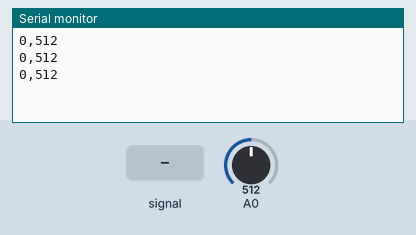
Bench run of a sketch on a simulated Arduino Uno, built with avr-gcc and run on an emulated ATmega328P. Parts: the last lines printed to the serial monitor. The inputs (shaded band) are chosen by the test bench; at power-on: A0 = 512.

Above: at 1.2 s.
1.3 s: A0 fed a 200 Hz sine of ±81 counts around its level
At 2.1 s:
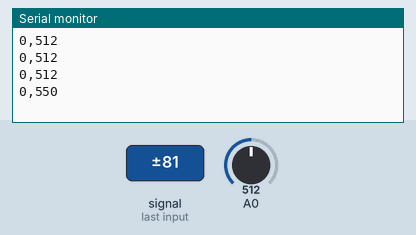
2.8 s: A0 set to 716
At 3.2 s:
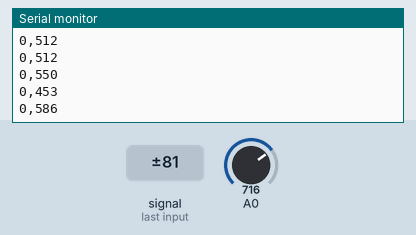
4.3 s: A0 fed a 1000 Hz sine of ±255 counts around its level
At 4.9 s:
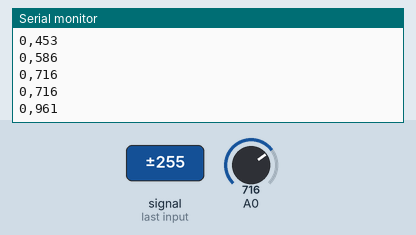
5.8 s: A0 set to 900
At 6.6 s:
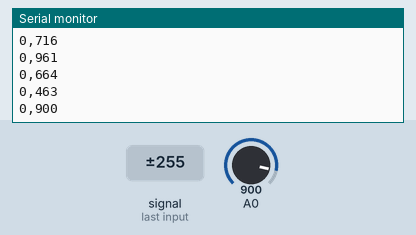
Timing chart, 0 to 8.3 s (numbered marks = the images above; inputs shaded):
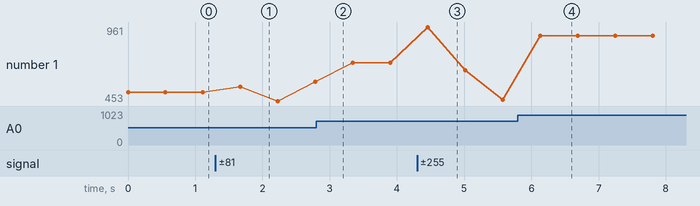

Measured:
- after the input at 1.3 s, the serial monitor: prints a new line after 0.37 s (image 1)
- after the input at 4.3 s, the serial monitor: prints a new line after 0.16 s (image 3)
- after the input at 5.8 s, the serial monitor: prints a new line after 0.33 s (image 4)
- plotted number 1: 512 → 586 after the input at 1.3 s, 586 → 716 after the input at 2.8 s, 716 → 463 after the input at 4.3 s, 463 → 900 after the input at 5.8 s

The sketch:

guitar.ino
```cpp
#define THRESHOLD 16
#define PADNUM 1
#define PINLIMIT 5000

int val;
int pinDelay;
int pinDelays[4] = { 0, 0, 0, 0 };

void setup() {
  Serial.begin(57600);
}

void loop() {
  for(int i = 0; i < PADNUM; i++) {
    val = analogRead(i);
    pinDelay = pinDelays[i];

    if (val >= THRESHOLD && pinDelay < 1) {
      Serial.print(i);
      Serial.print(",");
      Serial.print(val);
      Serial.println();
      pinDelays[i] = PINLIMIT;
    }

    if (pinDelay > 0) {
      pinDelays[i] = pinDelay - 1;
    }
  }
}
```
